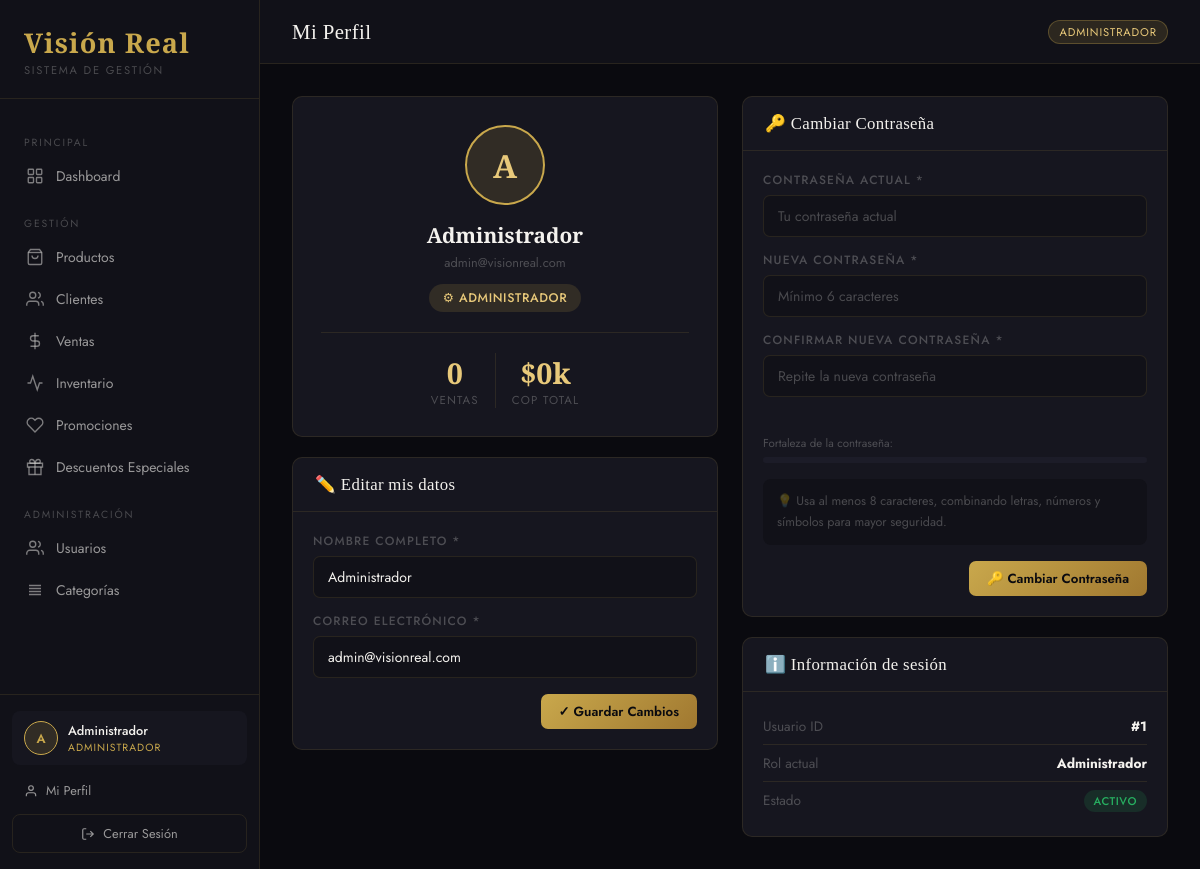
/views/perfil.php (signed in), run on the app's committed database.
### tables this page shows
CREATE TABLE IF NOT EXISTS usuarios (
    id INT AUTO_INCREMENT PRIMARY KEY,
    nombre VARCHAR(100) NOT NULL,
    email VARCHAR(150) NOT NULL UNIQUE,
    password VARCHAR(255) NOT NULL,
    rol ENUM('administrador','gestor_inventario','vendedor') NOT NULL DEFAULT 'vendedor',
    activo TINYINT(1) DEFAULT 1,
    created_at TIMESTAMP DEFAULT CURRENT_TIMESTAMP
);

### config/session.php (called while the page is built, shortened)
<?php
function getRol()      { return $_SESSION['user_rol'] ?? ''; }
function isAdmin()     { return getRol() === 'administrador'; }
function getCurrentUser() {
    return [
        'id'     => $_SESSION['user_id']    ?? null,
        'nombre' => $_SESSION['user_nombre'] ?? '',
        'email'  => $_SESSION['user_email']  ?? '',
        'rol'    => $_SESSION['user_rol']    ?? '',
    ];
}
?>

### models/Usuario.php (called while the page is built, shortened)
<?php
require_once __DIR__ . '/../config/database.php';
class Usuario {
    private $db;
    public function __construct() { $this->db = Database::getInstance(); }
    public function findById($id) {
        $s = $this->db->prepare("SELECT id, nombre, email, rol, activo FROM usuarios WHERE id=?");
        $s->bind_param("i",$id); $s->execute();
        return $s->get_result()->fetch_assoc();
    }
    public function getResumenVentas($usuario_id) {
        $s = $this->db->prepare(
            "SELECT COUNT(*) as total_ventas, COALESCE(SUM(total),0) as total_monto
             FROM ventas WHERE usuario_id=? AND estado='completada'"
        );
        $s->bind_param("i",$usuario_id); $s->execute();
        return $s->get_result()->fetch_assoc();
    }
}
?>

### config/database.php (called while the page is built, shortened)
<?php
class Database {
    private static $instance = null;
    private $connection;
    private function __construct() {
        $this->connection = new mysqli(DB_HOST, DB_USER, DB_PASS, DB_NAME);
        $this->connection->set_charset(DB_CHARSET);
    }
    public static function getInstance() {
        if (self::$instance === null) self::$instance = new Database();
        return self::$instance;
    }
    public function prepare($sql)   { return $this->connection->prepare($sql); }
}
?>

### views/perfil.php (the view, shortened to what this page needs)
<?php
require_once __DIR__ . '/../models/Usuario.php';
$um   = new Usuario();
$user = $um->findById($_SESSION['user_id']);
$resumen = $um->getResumenVentas($_SESSION['user_id']);
include __DIR__ . '/partials/head.php';
?>
<div class="layout">
<?php include __DIR__ . '/partials/sidebar.php'; ?>
<div class="main">
  <header class="topbar">
    <div class="topbar-left">
      <h1 class="page-title">Mi Perfil</h1>
    </div>
    <div class="topbar-right">
      <span class="badge-gold"><?=htmlspecialchars($user['rol'])?></span>
    </div>
  </header>
  <div class="content">
    <div style="display:grid;grid-template-columns:1fr 1fr;gap:24px">
      <div>
        <div class="card" style="margin-bottom:20px">
          <div class="card-body" style="padding:28px;text-align:center">
            <div style="width:80px;height:80px;border-radius:50%;background:var(--gold-dim);border:2px solid var(--gold);display:flex;align-items:center;justify-content:center;font-size:2rem;font-weight:700;color:var(--gold-light);margin:0 auto 16px;font-family:var(--font-display)">
              <?=strtoupper(substr($user['nombre'],0,1))?>
            </div>
            <div style="font-family:var(--font-display);font-size:1.3rem;font-weight:600;color:var(--white);margin-bottom:4px"><?=htmlspecialchars($user['nombre'])?></div>
            <div style="font-size:.8rem;color:var(--white-muted);margin-bottom:12px"><?=htmlspecialchars($user['email'])?></div>
            <span class="badge <?=$user['rol']==='administrador'?'badge-info':'badge-success'?>" style="font-size:.78rem;padding:5px 14px">
              <?=$user['rol']==='administrador'?'⚙ Administrador':'🏪 Vendedor'?>
            </span>
            <div style="display:flex;gap:16px;justify-content:center;margin-top:20px;padding-top:20px;border-top:1px solid var(--border)">
              <div style="text-align:center">
                <div style="font-family:var(--font-display);font-size:1.8rem;font-weight:600;color:var(--gold-light)"><?=$resumen['total_ventas']?></div>
                <div style="font-size:.72rem;color:var(--white-muted);text-transform:uppercase;letter-spacing:.1em">Ventas</div>
              </div>
              <div style="text-align:center">
                <div style="font-family:var(--font-display);font-size:1.8rem;font-weight:600;color:var(--gold-light)">$<?=number_format($resumen['total_monto']/1000,0)?>k</div>
                <div style="font-size:.72rem;color:var(--white-muted);text-transform:uppercase;letter-spacing:.1em">COP Total</div>
              </div>
            </div>
          </div>
        </div>
        <div class="card">
          <div class="card-header"><span class="card-title">✏️ Editar mis datos</span></div>
          <form method="POST" style="padding:20px">
            <div class="form-group" style="margin-bottom:14px">
              <label>Nombre Completo *</label>
              <input type="text" name="nombre" value="<?=htmlspecialchars($user['nombre'])?>" required>
            </div>
            <div class="form-group" style="margin-bottom:16px">
              <label>Correo Electrónico *</label>
              <input type="email" name="email" value="<?=htmlspecialchars($user['email'])?>" required>
            </div>
            <div style="display:flex;justify-content:flex-end">
              <button type="submit" class="btn btn-primary">✓ Guardar Cambios</button>
            </div>
          </form>
        </div>
      </div>
      <div>
        <div class="card">
          <div class="card-header"><span class="card-title">🔑 Cambiar Contraseña</span></div>
          <form method="POST" style="padding:20px" id="form-pass">
            <div class="form-group" style="margin-bottom:14px">
              <label>Contraseña Actual *</label>
              <input type="password" name="password_actual" id="pa-actual" placeholder="Tu contraseña actual" required>
            </div>
            <div class="form-group" style="margin-bottom:14px">
              <label>Nueva Contraseña *</label>
              <input type="password" name="nueva_password" id="pa-nueva" placeholder="Mínimo 6 caracteres" required minlength="6">
            </div>
            <div class="form-group" style="margin-bottom:6px">
              <label>Confirmar Nueva Contraseña *</label>
              <input type="password" name="confirmar" id="pa-confirmar" placeholder="Repite la nueva contraseña" required>
            </div>
            <div id="pass-feedback" style="font-size:.75rem;min-height:18px;margin-bottom:14px"></div>
            <div style="margin-bottom:16px">
              <div style="font-size:.72rem;color:var(--white-muted);margin-bottom:6px">Fortaleza de la contraseña:</div>
              <div style="height:6px;background:var(--bg-hover);border-radius:3px;overflow:hidden">
              </div>
            </div>
            <div style="background:var(--bg-panel);border-radius:8px;padding:12px 14px;margin-bottom:16px;font-size:.78rem;color:var(--white-muted);line-height:1.7">
              💡 Usa al menos 8 caracteres, combinando letras, números y símbolos para mayor seguridad.
            </div>
            <div style="display:flex;justify-content:flex-end">
              <button type="submit" class="btn btn-primary" id="btn-cambiar-pass">🔑 Cambiar Contraseña</button>
            </div>
          </form>
        </div>
        <div class="card" style="margin-top:20px">
          <div class="card-header"><span class="card-title">ℹ️ Información de sesión</span></div>
          <div class="card-body" style="padding:16px 20px">
            <div style="display:flex;justify-content:space-between;padding:8px 0;border-bottom:1px solid var(--border);font-size:.85rem">
              <span style="color:var(--white-muted)">Usuario ID</span>
              <strong>#<?=$user['id']?></strong>
            </div>
            <div style="display:flex;justify-content:space-between;padding:8px 0;border-bottom:1px solid var(--border);font-size:.85rem">
              <span style="color:var(--white-muted)">Rol actual</span>
              <strong><?=ucfirst($user['rol'])?></strong>
            </div>
            <div style="display:flex;justify-content:space-between;padding:8px 0;font-size:.85rem">
              <span style="color:var(--white-muted)">Estado</span>
              <span class="badge badge-success">Activo</span>
            </div>
          </div>
        </div>
      </div>
    </div>
  </div>
</div>
</div>
</body>
</html>

### views/partials/sidebar.php (shortened to what this page needs)
<?php
$user = getCurrentUser();
$ini  = strtoupper(substr($user['nombre'], 0, 1));
$cur  = basename($_SERVER['PHP_SELF']);
?>
<aside class="sidebar" id="sidebar">
  <div class="sidebar-logo">
    <div class="brand">Visión Real</div>
    <div class="tagline">Sistema de Gestión</div>
  </div>
  <nav class="sidebar-nav">
    <div class="nav-section-label">Principal</div>
    <a href="<?=BASE_URL?>/views/dashboard.php" class="nav-item <?=$cur==='dashboard.php'?'active':''?>">
      <svg class="icon" viewBox="0 0 24 24" fill="none" stroke="currentColor" stroke-width="1.8"><rect x="3" y="3" width="7" height="7" rx="1"/><rect x="14" y="3" width="7" height="7" rx="1"/><rect x="3" y="14" width="7" height="7" rx="1"/><rect x="14" y="14" width="7" height="7" rx="1"/></svg>
      Dashboard
    </a>
    <div class="nav-section-label">Gestión</div>
    <a href="<?=BASE_URL?>/views/productos.php" class="nav-item <?=$cur==='productos.php'?'active':''?>">
      <svg class="icon" viewBox="0 0 24 24" fill="none" stroke="currentColor" stroke-width="1.8"><path d="M6 2L3 6v14a2 2 0 002 2h14a2 2 0 002-2V6l-3-4z"/><line x1="3" y1="6" x2="21" y2="6"/><path d="M16 10a4 4 0 01-8 0"/></svg>
      Productos
    </a>
    <a href="<?=BASE_URL?>/views/clientes.php" class="nav-item <?=$cur==='clientes.php'?'active':''?>">
      <svg class="icon" viewBox="0 0 24 24" fill="none" stroke="currentColor" stroke-width="1.8"><path d="M17 21v-2a4 4 0 00-4-4H5a4 4 0 00-4 4v2"/><circle cx="9" cy="7" r="4"/><path d="M23 21v-2a4 4 0 00-3-3.87M16 3.13a4 4 0 010 7.75"/></svg>
      Clientes
    </a>
    <a href="<?=BASE_URL?>/views/ventas.php" class="nav-item <?=$cur==='ventas.php'?'active':''?>">
      <svg class="icon" viewBox="0 0 24 24" fill="none" stroke="currentColor" stroke-width="1.8"><line x1="12" y1="1" x2="12" y2="23"/><path d="M17 5H9.5a3.5 3.5 0 000 7h5a3.5 3.5 0 010 7H6"/></svg>
      Ventas
    </a>
    <a href="<?=BASE_URL?>/views/inventario.php" class="nav-item <?=$cur==='inventario.php'?'active':''?>">
      <svg class="icon" viewBox="0 0 24 24" fill="none" stroke="currentColor" stroke-width="1.8"><polyline points="22 12 18 12 15 21 9 3 6 12 2 12"/></svg>
      Inventario
    </a>
    <?php if(isAdmin()): ?>
    <a href="<?=BASE_URL?>/views/promociones.php" class="nav-item <?=$cur==='promociones.php'?'active':''?>">
      <svg class="icon" viewBox="0 0 24 24" fill="none" stroke="currentColor" stroke-width="1.8"><path d="M20.84 4.61a5.5 5.5 0 00-7.78 0L12 5.67l-1.06-1.06a5.5 5.5 0 00-7.78 7.78l1.06 1.06L12 21.23l7.78-7.78 1.06-1.06a5.5 5.5 0 000-7.78z"/></svg>
      Promociones
    </a>
    <?php endif; ?>
    <?php if(isAdmin()): ?>
    <a href="<?=BASE_URL?>/views/descuentos.php" class="nav-item <?=$cur==='descuentos.php'?'active':''?>">
      <svg class="icon" viewBox="0 0 24 24" fill="none" stroke="currentColor" stroke-width="1.8"><path d="M20 12V22H4V12"/><path d="M22 7H2v5h20V7z"/><path d="M12 22V7"/><path d="M12 7H7.5a2.5 2.5 0 010-5C11 2 12 7 12 7z"/><path d="M12 7h4.5a2.5 2.5 0 000-5C13 2 12 7 12 7z"/></svg>
      Descuentos Especiales
    </a>
    <div class="nav-section-label">Administración</div>
    <a href="<?=BASE_URL?>/views/usuarios.php" class="nav-item <?=$cur==='usuarios.php'?'active':''?>">
      <svg class="icon" viewBox="0 0 24 24" fill="none" stroke="currentColor" stroke-width="1.8"><path d="M17 21v-2a4 4 0 00-4-4H5a4 4 0 00-4 4v2"/><circle cx="9" cy="7" r="4"/><path d="M23 21v-2a4 4 0 00-3-3.87M16 3.13a4 4 0 010 7.75"/></svg>
      Usuarios
    </a>
    <a href="<?=BASE_URL?>/views/categorias.php" class="nav-item <?=$cur==='categorias.php'?'active':''?>">
      <svg class="icon" viewBox="0 0 24 24" fill="none" stroke="currentColor" stroke-width="1.8"><path d="M4 6h16M4 10h16M4 14h16M4 18h16"/></svg>
      Categorías
    </a>
    <?php endif; ?>
  </nav>
  <div class="sidebar-footer">
    <div class="user-card">
      <div class="user-avatar"><?=htmlspecialchars($ini)?></div>
      <div class="user-info">
        <div class="user-name"><?=htmlspecialchars($user['nombre'])?></div>
        <div class="user-role"><?=htmlspecialchars($user['rol'])?></div>
      </div>
    </div>
    <a href="<?=BASE_URL?>/views/perfil.php" style="display:flex;align-items:center;gap:8px;padding:8px 12px;border-radius:8px;color:var(--white-dim);text-decoration:none;font-size:.8rem;transition:.2s;margin-bottom:6px" onmouseover="this.style.background='var(--bg-hover)'" onmouseout="this.style.background='transparent'">
      <svg width="14" height="14" viewBox="0 0 24 24" fill="none" stroke="currentColor" stroke-width="2"><path d="M20 21v-2a4 4 0 00-4-4H8a4 4 0 00-4 4v2"/><circle cx="12" cy="7" r="4"/></svg>
      Mi Perfil
    </a>
    <a href="<?=BASE_URL?>/controllers/AuthController.php?action=logout" class="btn-logout">
      <svg width="14" height="14" viewBox="0 0 24 24" fill="none" stroke="currentColor" stroke-width="2"><path d="M9 21H5a2 2 0 01-2-2V5a2 2 0 012-2h4M16 17l5-5-5-5M21 12H9"/></svg>
      Cerrar Sesión
    </a>
  </div>
</aside>

### data on the page
usuarios: nombre "A", nombre "Administrador", rol "ADMINISTRADOR", email "admin@visionreal.com", id "1", rol "Administrador"

### other printed values
$resumen['total_ventas'] "0"
$resumen['total_monto']/1000 "0"
